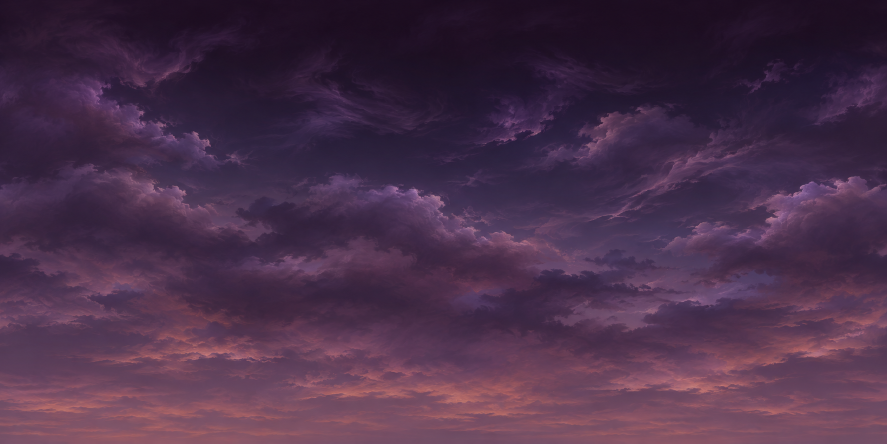
#> input picture voxel/assets/village-fidelity-concepts/dusk-sky-source.png, 1774 x 887 px (shown at 1/2 size)
$ python prepare-village-sky-art.py
#> lines starting #> are read from the running program, lines starting #| are printed output that depends on the picture
#!/usr/bin/env python3
"""Prepare the unchanged original sky painting as a bounded dome texture."""
from pathlib import Path
from PIL import Image
import hashlib, json

ROOT = Path(__file__).resolve().parents[1]
source = ROOT / 'assets/village-fidelity-concepts/dusk-sky-source.png'
target = ROOT / 'assets/village-fidelity/dusk-sky.webp'
original = Image.open(source).convert('RGB')
#> original is the input picture: PIL image 1774x887 RGB; mean R, G, B 74.4, 48.1, 74.1
assert original.width == original.height * 2, 'Preserve the original panorama aspect'
original.resize((1024, 512), Image.Resampling.LANCZOS).save(target, 'WEBP', quality=90, method=6)
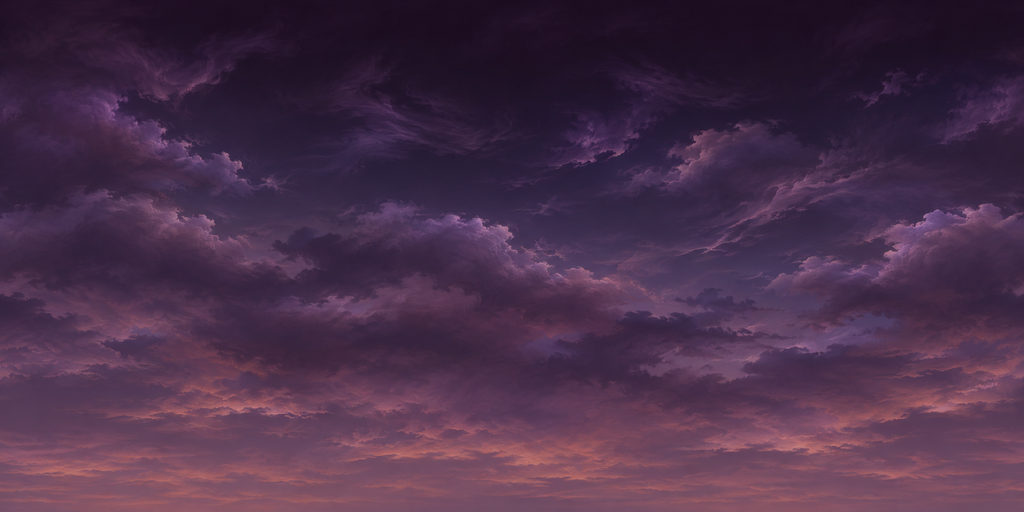
#> saved as dusk-sky.webp: PIL image 1024x512 RGB; mean R, G, B 74.4, 48.1, 74.1
w, h, mip_bytes = 1024, 512, 0
while True:
    mip_bytes += w * h * 4
    if w == h == 1: break
    w, h = max(1, w // 2), max(1, h // 2)
meta = {'width': 1024, 'height': 512, 'encodedBytes': target.stat().st_size,
        'baseRgbaBytes': 1024 * 512 * 4, 'estimatedMipRgbaBytes': mip_bytes,
        'sourceSha256': hashlib.sha256(source.read_bytes()).hexdigest(),
        'sha256': hashlib.sha256(target.read_bytes()).hexdigest(),
        'processing': 'Aspect-preserving Lanczos resize and WebP encoding. Original painting retained; no repainting.'}
(target.parent / 'dusk-sky-receipt.json').write_text(json.dumps(meta, indent=2) + '\n')
(ROOT / 'src/content/village-sky-art-meta.js').write_text('// Generated by tools/prepare-village-sky-art.py.\nexport const VILLAGE_SKY_ART_META = Object.freeze(' + json.dumps({k: meta[k] for k in ['width', 'height', 'encodedBytes', 'baseRgbaBytes', 'estimatedMipRgbaBytes', 'sha256']}, separators=(',', ':')) + ');\n')
print(json.dumps(meta, indent=2))
